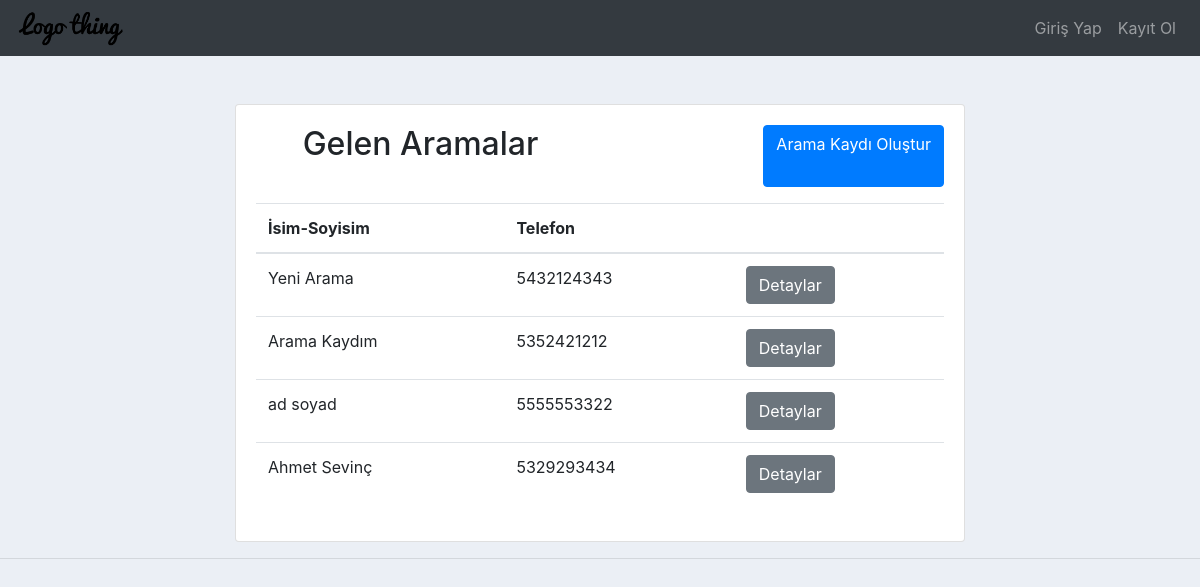
Before: /gelen_aramalar/ with the older database file.
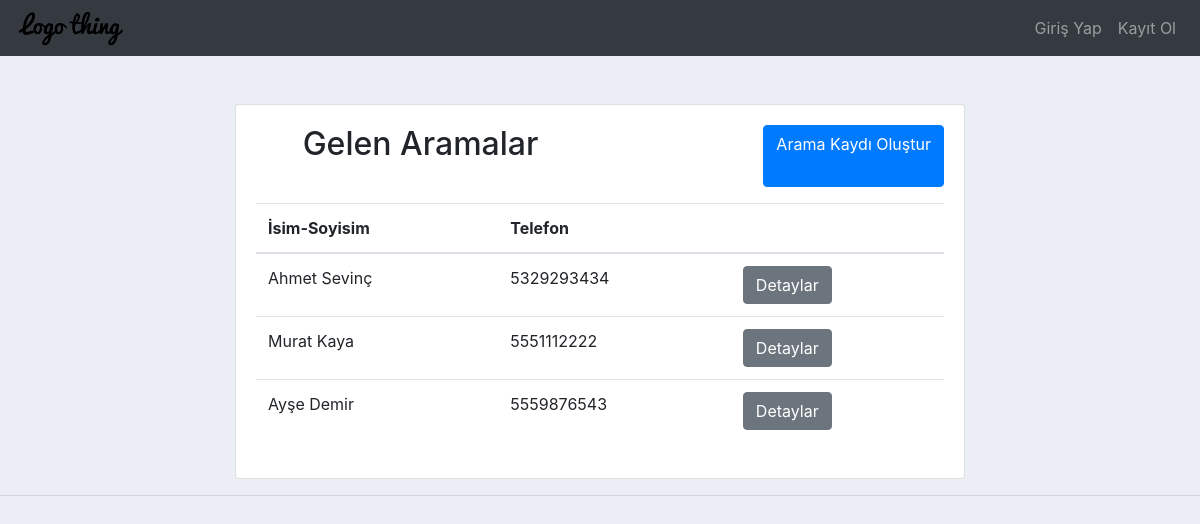
After: the same page with the newer database file.
### accounts/models.py (models this page shows, shortened)
class GelenArama(models.Model):
    ad = models.CharField(max_length=50)
    soyad = models.CharField(max_length=50)
    telefon = models.CharField(max_length=11)
    arama_nedeni = models.TextField()
    aciklama = models.CharField(max_length=100)

### accounts/views.py (the view)
# urls.py: path('gelen_aramalar/', views.gelen_aramalar, name="gelen_aramalar"),
def gelen_aramalar(request):
    aramalar = GelenArama.objects.all()
    return render(request, 'gelen_aramalar.html', {'aramalar': aramalar})

### accounts/templates/gelen_aramalar.html (shortened to what this page needs)
{% extends "main.html" %}
{% load static %}
{% block content %}
<div class="container mt-5">
    <div class="row justify-content-center">
        <div class="col-md-8">
            <div class="card shadow">
                <div class="card-body">
                    <div class="row mb-3">
                        <div class="col-6">
                            <h2 class="card-title text-center mb-4">Gelen Aramalar</h2>
                        </div>
                        <div class="col-6 d-flex justify-content-end">
                            <a href="{% url 'arama_kaydi' %}" class="btn btn-primary">Arama Kaydı Oluştur</a>
                        </div>
                    </div>
                    <table class="table">
                        <thead>
                            <tr>
                                <th>İsim-Soyisim</th>
                                <th>Telefon</th>
                                <th></th>
                            </tr>
                        </thead>
                        <tbody>
                            {% for arama in aramalar %}
                            <tr>
                                <td>{{ arama.ad }} {{ arama.soyad }}</td>
                                <td>{{ arama.telefon }}</td>
                                <td>
                                    <a href="{% url 'arama_detay' arama.id %}" class="btn btn-secondary">
                                         Detaylar
                                    </a>
                                </td>
                            </tr>
                            {% endfor %}
                        </tbody>
                    </table>
                </div>
            </div>
        </div>
    </div>
</div>
{% endblock %}

### accounts/templates/main.html (shortened to what this page needs)
{% load static %}
<!DOCTYPE html>
<html>
<head>
    <link rel="stylesheet" href="https://cdn.jsdelivr.net/npm/bootstrap@4.0.0/dist/css/bootstrap.min.css">
    <link rel="stylesheet" type="text/css" href="{% static '/css/main.css' %}">
</head>
<body>
    {% include "navbar.html" %}
    <div class= contanier-fluid>
        {% block content %}
        {% endblock content %}
    </div>
    <hr>
</body>
</html>

### accounts/templates/navbar.html (shortened to what this page needs)
{% load static %}
<nav class="navbar navbar-expand-lg navbar-dark bg-dark">
    <img id="logo" src="{% static 'images/logo1.png' %}" alt="Logo">
    <div class="collapse navbar-collapse" id="navbarNav">
        <ul class="navbar-nav ml-auto">
            {% if user.is_authenticated %}
            <li class="nav-item">
              <form action="{% url 'logout' %}" method="post">
                  {% csrf_token %}
                  <button type="submit" class="btn btn-link">Çıkış Yap</button>
              </form>
            </li>
            {% else %}
            <li class="nav-item">
              <a class="nav-link" href="{% url 'login' %}">Giriş Yap</a>
            </li>
            <li class="nav-item">
              <a class="nav-link" href="{% url 'register' %}">Kayıt Ol</a>
            </li>
            {% endif %}
        </ul>
    </div>
</nav>

### static/css/main.css (style rules this page uses)
#logo { max-width: 110px; height: auto; }
body { background-color: #ebeff5; }

Changed rows visible on the page:
removed GelenArama: ad "Yeni", soyad "Arama", telefon "5432124343"
removed GelenArama: ad "Arama", soyad "Kaydım", telefon "5352421212"
removed GelenArama: ad "ad", soyad "soyad", telefon "5555553322"
added GelenArama: ad "Murat", soyad "Kaya", telefon "5551112222"
added GelenArama: ad "Ayşe", soyad "Demir", telefon "5559876543"
